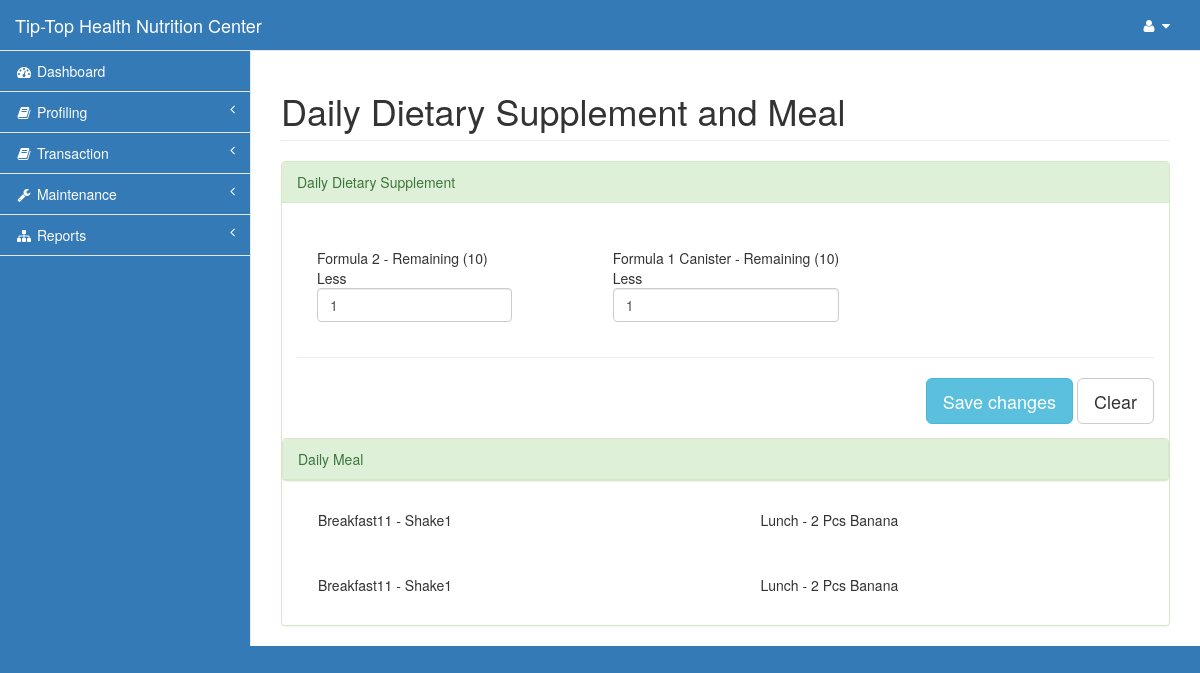
/pages/taker_sup.php?mid=12 (signed in), run on the app's committed database.
### tables this page shows
CREATE TABLE `sup_taker` (
  `sup_taker` int(11) NOT NULL,
  `monitor_id` int(11) NOT NULL,
  `prod_id` int(11) NOT NULL,
  `count` int(11) NOT NULL
);

CREATE TABLE `product` (
  `prod_id` int(11) NOT NULL,
  `prod_name` varchar(30) NOT NULL,
  `vol_pts` int(11) NOT NULL,
  `c` int(11) NOT NULL,
  `sc` int(11) NOT NULL,
  `sb` int(11) NOT NULL,
  `supv` int(11) NOT NULL,
  `retail` int(11) NOT NULL,
  `profitc` int(11) NOT NULL,
  `profitsc` int(11) NOT NULL,
  `profitsb` int(11) NOT NULL,
  `profitsupv` int(11) NOT NULL,
  `qty` int(11) NOT NULL,
  `reorder` int(11) NOT NULL,
  `cat_id` int(11) NOT NULL
);

CREATE TABLE `taker_meal` (
  `taker_meal_id` int(11) NOT NULL,
  `meal_id` int(11) NOT NULL,
  `id` int(11) NOT NULL
);

CREATE TABLE `meal` (
  `meal_id` int(11) NOT NULL,
  `meal_time` varchar(30) NOT NULL,
  `meal` text NOT NULL,
  `calories` varchar(15) NOT NULL
);

### pages/taker_sup.php (the view, shortened to what this page needs)
<?php include('session.php');?>
<!DOCTYPE html>
<html lang="en">
<head>
    <?php include('css.php');?>
</head>
<body>
    <div id="wrapper">
        <?php include('nav.php');?>
        <div id="page-wrapper">
            <div class="row">
                <div class="col-lg-12">
                    <h1 class="page-header">Daily Dietary Supplement and Meal</h1>
                </div>
            </div>
            <div class="row">
                <div class="col-lg-12">
                    <div class="panel panel-success">
                        <div class="panel-heading">
                            Daily Dietary Supplement
                        </div>
                        <div class="panel-body">
                            <form method="post" action="sup_update.php">
                            <div class="row">
<?php
        $mid=$_REQUEST['mid'];
        $query=mysqli_query($con,"select * from sup_taker natural join product natural join monitoring where monitor_id='$mid'")or die(mysqli_error($con));
          while ($row=mysqli_fetch_array($query)){
            $id=$row['id'];
?>
                                <div class="col-lg-4">
                                    <div class="form-group">
                                            <div class="checkbox">
                                                <label>
                                                    <?php echo $row['prod_name'];?> - Remaining (<?php echo $row['count'];?>) <br>
                                                    Less <input type="number" class="form-control" name="qty[]" value="1">
                                                </label>
                                            </div>
                                        </div>
                                </div>
<?php }?>
                            </div>
                            <hr>
                            <div class="row pull-right">
                                <div class="col-lg-12">
                                    <button type="submit" class="btn btn-lg btn-info">Save changes</button>
                                    <button type="reset" class="btn btn-lg btn-default">Clear</button>
                                </div>
                            </div><br><br><br>
                            </form>
                            <div class="row">
                                <div class="panel panel-success">
                                    <div class="panel-heading">
                                        Daily Meal
                                    </div>
<?php
        $query=mysqli_query($con,"select * from taker_meal natural join meal where id='$id'")or die(mysqli_error($con));
          while ($row=mysqli_fetch_array($query)){
?>
                                <div class="col-lg-6">
                                    <div class="form-group">
                                            <div class="checkbox">
                                                <label>
                                                    <?php echo $row['meal_time']." - ".$row['meal'];?>
                                                </label>
                                            </div>
                                        </div>
                                </div>
<?php }?>
                            </div>
                        </div>
                    </div>
                </div>
            </div>
        </div>
    </div>
</body>
</html>

### pages/css.php (style rules this page uses)
.navbar-default, body { background-color: #337ab7!important; }

### data on the page
sup_taker: prod.prod_name "Formula 2", count "10"
sup_taker: prod.prod_name "Formula 1 Canister", count "10"
taker_meal: meal.meal_time "Breakfast11", meal.meal "Shake1"
taker_meal: meal.meal_time "Lunch", meal.meal "2 Pcs Banana"
taker_meal: meal.meal_time "Breakfast11", meal.meal "Shake1"
taker_meal: meal.meal_time "Lunch", meal.meal "2 Pcs Banana"
